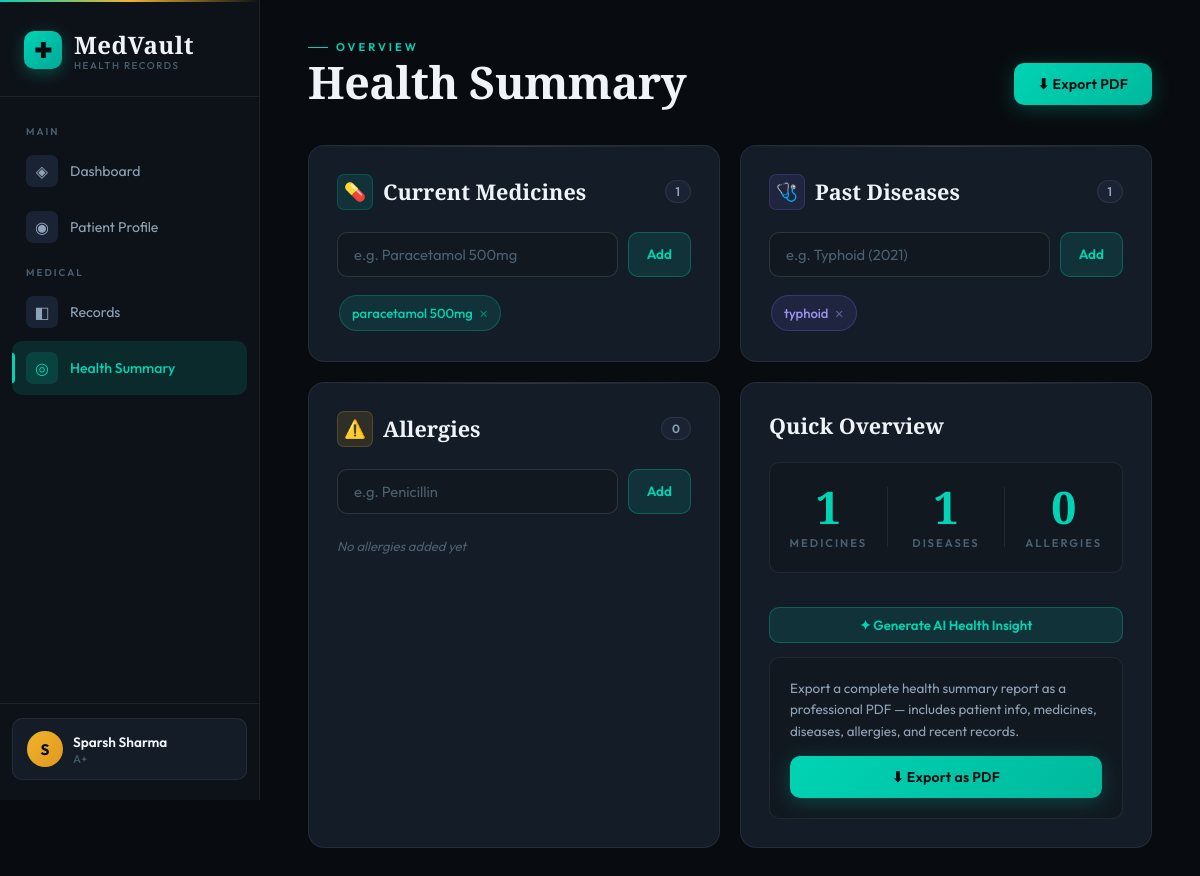
Screenshot of /health with the database file from the repository.
### tables this page shows
CREATE TABLE Patient (
            id               INTEGER PRIMARY KEY AUTOINCREMENT,
            name             VARCHAR(100) NOT NULL,
            age              INTEGER,
            gender           VARCHAR(10),
            blood_group      VARCHAR(10),
            emergency_contact VARCHAR(20)
        );

CREATE TABLE CurrentMedicine (
            id            INTEGER PRIMARY KEY AUTOINCREMENT,
            patient_id    INTEGER NOT NULL,
            medicine_text TEXT NOT NULL,
            FOREIGN KEY (patient_id) REFERENCES Patient(id) ON DELETE CASCADE
        );

CREATE TABLE PastDisease (
            id           INTEGER PRIMARY KEY AUTOINCREMENT,
            patient_id   INTEGER NOT NULL,
            disease_name VARCHAR(100) NOT NULL,
            FOREIGN KEY (patient_id) REFERENCES Patient(id) ON DELETE CASCADE
        );

### app.py (the view, shortened to what this page needs)
@app.route('/health', methods=['GET', 'POST'])
def health():
    db = get_db()
    patient = db.execute("SELECT * FROM Patient LIMIT 1").fetchone()
    pid = patient['id'] if patient else None
    medicines = db.execute("SELECT * FROM CurrentMedicine WHERE patient_id=?", (pid,)).fetchall() if pid else []
    diseases = db.execute("SELECT * FROM PastDisease WHERE patient_id=?", (pid,)).fetchall() if pid else []
    allergies = db.execute("SELECT * FROM Allergy WHERE patient_id=?", (pid,)).fetchall() if pid else []
    db.close()
    return render_template('health_summary.html',
                           patient=patient,
                           medicines=medicines,
                           diseases=diseases,
                           allergies=allergies)

### database.py (called while the page is built)
def get_db():
    conn = sqlite3.connect(DB_PATH)
    conn.row_factory = sqlite3.Row
    conn.execute("PRAGMA foreign_keys = ON")
    return conn

### templates/health_summary.html (shortened to what this page needs)
<!DOCTYPE html>
<html lang="en">
<head>
<link rel="stylesheet" href="{{ url_for('static',filename='style.css') }}">
</head>
<body>
<aside class="sidebar">
  <div class="logo"><div class="logo-mark">✚</div><div><span class="logo-text">MedVault</span><span class="logo-version">Health Records</span></div></div>
  <nav class="nav">
    <span class="nav-label">Main</span>
    <a href="{{ url_for('index') }}"   class="nav-item"><div class="nav-icon">◈</div><span>Dashboard</span></a>
    <a href="{{ url_for('patient') }}" class="nav-item"><div class="nav-icon">◉</div><span>Patient Profile</span></a>
    <span class="nav-label">Medical</span>
    <a href="{{ url_for('records') }}" class="nav-item"><div class="nav-icon">◧</div><span>Records</span></a>
    <a href="{{ url_for('health') }}"  class="nav-item active"><div class="nav-icon">◎</div><span>Health Summary</span></a>
  </nav>
  <div class="sidebar-footer">
    <a href="{{ url_for('patient') }}" class="patient-chip">
      <div class="chip-avatar">{{ patient.name[0].upper() if patient else '?' }}</div>
      <div><span class="chip-name">{{ patient.name if patient else 'No Profile' }}</span><span class="chip-tag">{{ patient.blood_group if patient and patient.blood_group else 'Set up profile →' }}</span></div>
    </a>
  </div>
</aside>
<main class="main">
  <header class="page-header">
    <div><div class="header-eyebrow">Overview</div><h1 class="page-title">Health Summary</h1></div>
    {% if patient %}<a href="{{ url_for('export_summary') }}" class="btn-primary">⬇ Export PDF</a>{% endif %}
  </header>
  <div class="health-grid">
    <section class="card" style="--delay:0.1s">
      <div class="card-header">
        <div class="health-card-title"><div class="health-icon meds-icon">💊</div><h2 class="card-title">Current Medicines</h2></div>
        <span class="count-badge">{{ medicines|length }}</span>
      </div>
      {% if patient %}
      <form method="POST" action="{{ url_for('health') }}" class="health-input-row">
        <input type="text" name="medicine_text" class="form-input" placeholder="e.g. Paracetamol 500mg" required>
        <button type="submit" class="btn-add">Add</button>
      </form>
      {% endif %}
      <div class="health-tags">
        {% if medicines %}{% for m in medicines %}
          <div class="health-tag tag-med"><span>{{ m.medicine_text }}</span>
            {% if patient %}<form method="POST" action="{{ url_for('health') }}" style="display:inline"><button type="submit" class="tag-remove">✕</button></form>{% endif %}
          </div>
        {% endfor %}{% else %}<div class="empty-tags">No medicines added yet</div>{% endif %}
      </div>
    </section>
    <section class="card" style="--delay:0.2s">
      <div class="card-header">
        <div class="health-card-title"><div class="health-icon disease-icon">🩺</div><h2 class="card-title">Past Diseases</h2></div>
        <span class="count-badge">{{ diseases|length }}</span>
      </div>
      {% if patient %}
      <form method="POST" action="{{ url_for('health') }}" class="health-input-row">
        <input type="text" name="disease_name" class="form-input" placeholder="e.g. Typhoid (2021)" required>
        <button type="submit" class="btn-add">Add</button>
      </form>
      {% endif %}
      <div class="health-tags">
        {% if diseases %}{% for d in diseases %}
          <div class="health-tag tag-disease"><span>{{ d.disease_name }}</span>
            {% if patient %}<form method="POST" action="{{ url_for('health') }}" style="display:inline"><button type="submit" class="tag-remove">✕</button></form>{% endif %}
          </div>
        {% endfor %}{% else %}<div class="empty-tags">No past diseases added yet</div>{% endif %}
      </div>
    </section>
    <section class="card" style="--delay:0.3s">
      <div class="card-header">
        <div class="health-card-title"><div class="health-icon allergy-icon">⚠️</div><h2 class="card-title">Allergies</h2></div>
        <span class="count-badge">{{ allergies|length }}</span>
      </div>
      {% if patient %}
      <form method="POST" action="{{ url_for('health') }}" class="health-input-row">
        <input type="text" name="allergy_name" class="form-input" placeholder="e.g. Penicillin" required>
        <button type="submit" class="btn-add">Add</button>
      </form>
      {% endif %}
      <div class="health-tags">
        {% if allergies %}{% for a in allergies %}
          <div class="health-tag tag-allergy"><span>{{ a.allergy_name }}</span>
            {% if patient %}<form method="POST" action="{{ url_for('health') }}" style="display:inline"><input type="hidden" name="action" value="delete_allergy"><input type="hidden" name="item_id" value="{{ a.id }}"><button type="submit" class="tag-remove">✕</button></form>{% endif %}
          </div>
        {% endfor %}{% else %}<div class="empty-tags">No allergies added yet</div>{% endif %}
      </div>
    </section>
    <section class="card" style="--delay:0.4s">
      <div class="card-header"><h2 class="card-title">Quick Overview</h2></div>
      <div class="summary-overview">
        <div class="overview-stat"><span class="overview-num">{{ medicines|length }}</span><span class="overview-label">Medicines</span></div>
        <div class="overview-stat"><span class="overview-num">{{ diseases|length }}</span><span class="overview-label">Diseases</span></div>
        <div class="overview-stat"><span class="overview-num">{{ allergies|length }}</span><span class="overview-label">Allergies</span></div>
      </div>
      {% if patient %}
      <button class="ai-btn" id="aiHealthBtn" onclick="aiHealthInsight()" style="width:100%;justify-content:center;margin-bottom:14px">
        ✦ Generate AI Health Insight
      </button>
      {% endif %}
      <div class="summary-export-card">
        <p class="export-hint">Export a complete health summary report as a professional PDF — includes patient info, medicines, diseases, allergies, and recent records.</p>
        {% if patient %}
        <a href="{{ url_for('export_summary') }}" class="btn-primary" style="width:100%;display:flex;justify-content:center;margin-top:14px">⬇ Export as PDF</a>
        {% else %}
        <p style="font-size:0.82rem;color:var(--text3);margin-top:10px">Set up your profile first to export.</p>
        {% endif %}
      </div>
    </section>
  </div>
</main>
</body>
</html>

### rows the page displays
Patient: name "S", name "Sparsh Sharma", blood_group "A+"
CurrentMedicine: medicine_text "paracetamol 500mg"
PastDisease: disease_name "typhoid"

### other values shown
{{ medicines|length }} "1"
{{ diseases|length }} "1"
{{ allergies|length }} "0"
